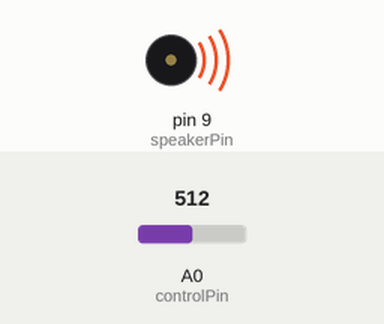
A sketch run on a simulated Arduino Uno, built with avr-gcc and run on an emulated ATmega328P. On the bench: buzzer (waves = sounding). The inputs (shaded band) are chosen by the test bench; at power-on: A0 (controlPin) = 512.

Above: at 0.1 s.
Timing chart, 0 to 1.6 s (numbered marks = the images above):
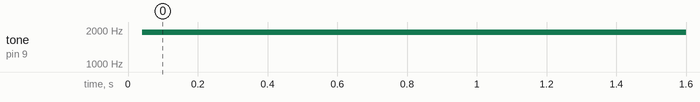

Measured:
- by itself, tone on pin 9 (speakerPin): silent → 1920 Hz at 0.04 s

The sketch:

Sound.pde
```cpp
int speakerPin = 9;
int controlPin = 0;

void setup() {
    pinMode(speakerPin, OUTPUT);
    }

/*

play a tone with period given in microseconds for a duration
given in milliseconds

*/
void playTone(int period, int duration) {
    // elapsed time in microseconds, the long is needed to get
    // a big enough range.

    long elapsedTime = 0;

    // note we are making a slight error here if period is not even
    int  halfPeriod = period / 2;

    while (elapsedTime < duration * 1000L) {
        // generate a square wave of the given period.  Half the
        // period is on, the other half is off.
        digitalWrite(speakerPin, HIGH);
        delayMicroseconds(halfPeriod);

        digitalWrite(speakerPin, LOW);
        delayMicroseconds(halfPeriod);

        // count the time we just consumed for one cycle of the tone
        elapsedTime = elapsedTime + period;
        }

    }

void loop() {
    int period;

    period = analogRead(controlPin);
    playTone(period, 500);
    }
```
